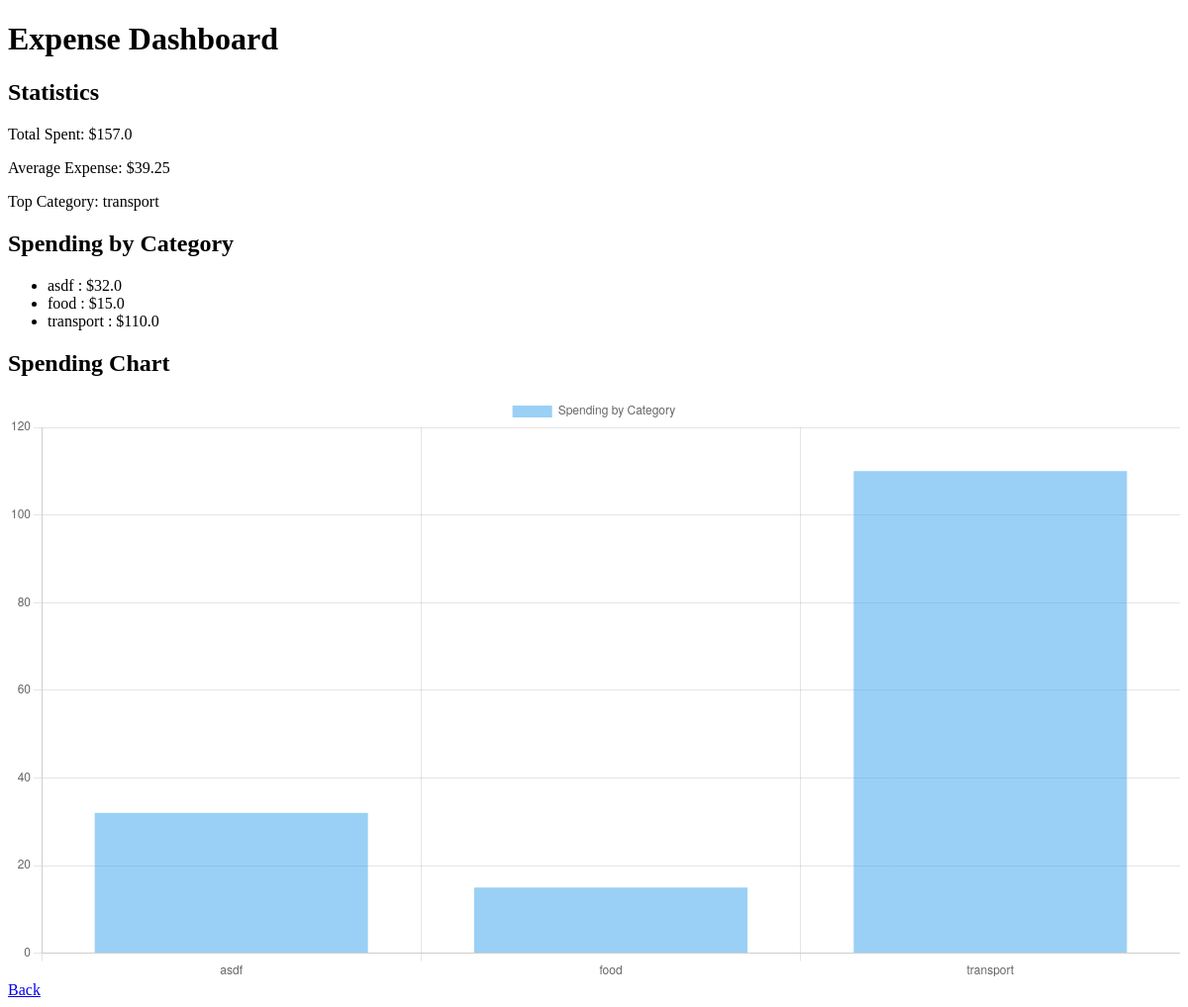
Page /dashboard on the earlier database version.
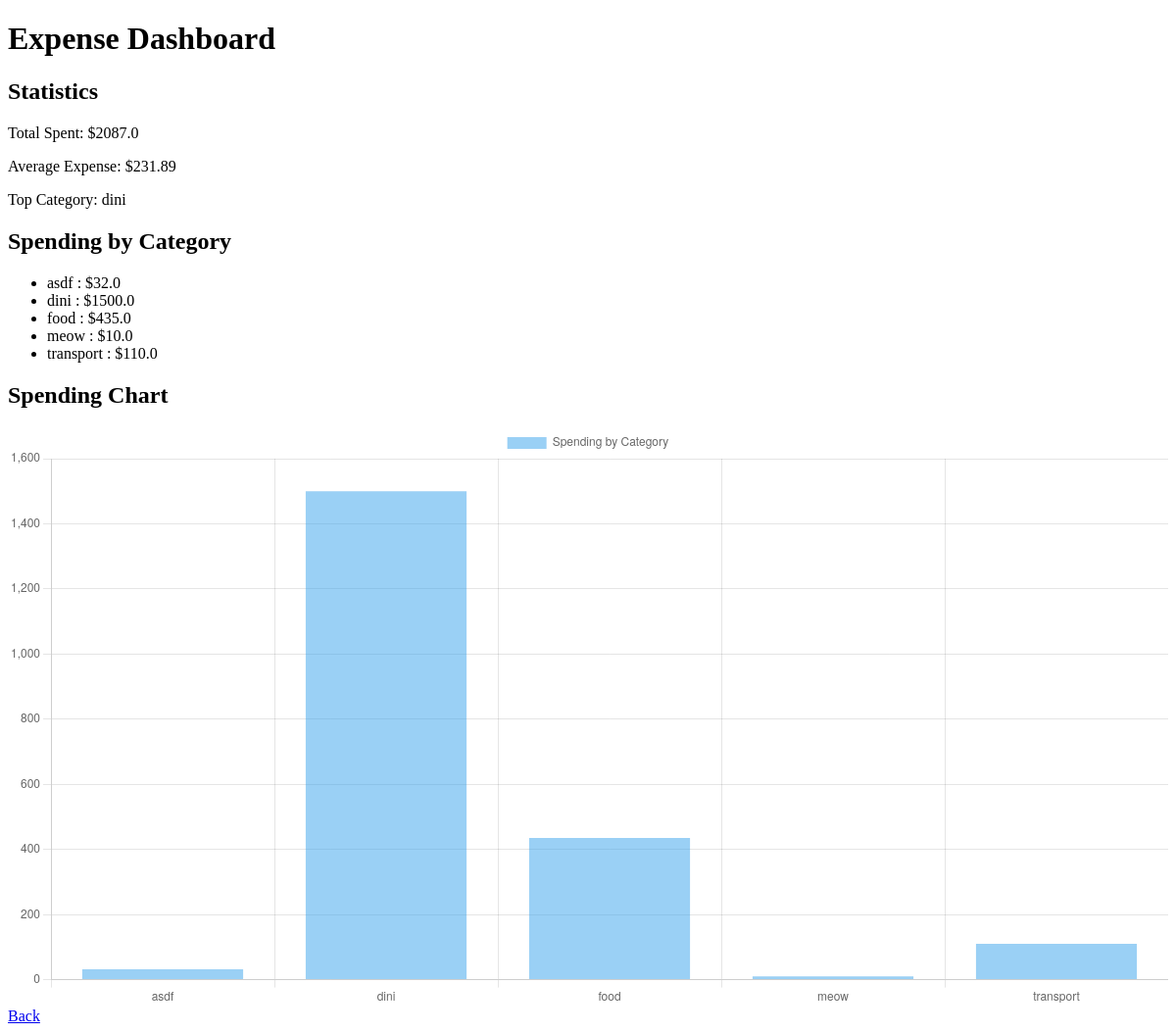
Same page on the later database version.
### tables this page shows
CREATE TABLE expenses (
            id INTEGER PRIMARY KEY AUTOINCREMENT,
            amount REAL,
            category TEXT,
            date TEXT,
            note TEXT
        );

### app.py (the view)
@app.route("/dashboard")
def dashboard():
    category_data = spending_by_category()
    stats = basic_stats()
    return render_template(
        "dashboard.html",
        category_data=category_data,
        stats=stats,
        category_data_json = json.dumps(category_data)
    )

### analysis.py (called while the page is built)
def load_expenses():
    conn = sqlite3.connect("database.db")
    df = pd.read_sql_query("SELECT * FROM expenses", conn)
    conn.close()
    return df

def spending_by_category():
    df = load_expenses()
    if df.empty:
        return {}
    result = df.groupby("category")["amount"].sum()
    return result.to_dict()

def basic_stats():
    df = load_expenses()
    if df.empty:
        return {
            "total": 0,
            "average": 0,
            "max_category": "None"
        }
    total = df["amount"].sum()
    average = df["amount"].mean()
    max_category = (
        df.groupby("category")["amount"]
        .sum()
        .idxmax()
    )
    return {
        "total": round(total, 2),
        "average": round(average, 2),
        "max_category": max_category
    }

### templates/dashboard.html (shortened to what this page needs)
<!DOCTYPE html>
<html>
<head>
</head>
<body>
<h1>Expense Dashboard</h1>
<h2>Statistics</h2>
<p>Total Spent: ${{ stats.total }}</p>
<p>Average Expense: ${{ stats.average }}</p>
<p>Top Category: {{ stats.max_category }}</p>
<h2>Spending by Category</h2>
<ul>
{% for category, amount in category_data.items() %}
    <li>{{ category }} : ${{ amount }}</li>
{% endfor %}
</ul>
<h2>Spending Chart</h2>
<canvas id="myChart" width="400" height="200"></canvas>
<a href="/">Back</a>
<script>
    const data = {{ category_data_json | safe }};
    const labels = Object.keys(data);
    const values = Object.values(data);
    const ctx = document.getElementById('myChart').getContext('2d');
    new Chart(ctx, {
        type: 'bar',
        data: {
            labels: labels,
            datasets: [{
                label: 'Spending by Category',
                data: values
            }]
        }
    });
</script>
</body>
</html>

Differences in the rows shown:
added expenses: max_category "dini", category "dini", amount "1500.0"
computed for expenses "food": amount "15.0" → "435.0"
added expenses: category "meow", amount "10.0"
Other differences:
{{ stats.total }}: "157.0" → "2087.0"
{{ stats.average }}: "39.25" → "231.89"
chart data {{ category_data_json | safe }}: {"asdf": 32.0, "food": 15.0, "transport": 110.0} → {"asdf": 32.0, "dini": 1500.0, "food": 435.0, "meow": 10.0, "transport": 110.0}
{{ stats.max_category }}: "transport" → "dini"
